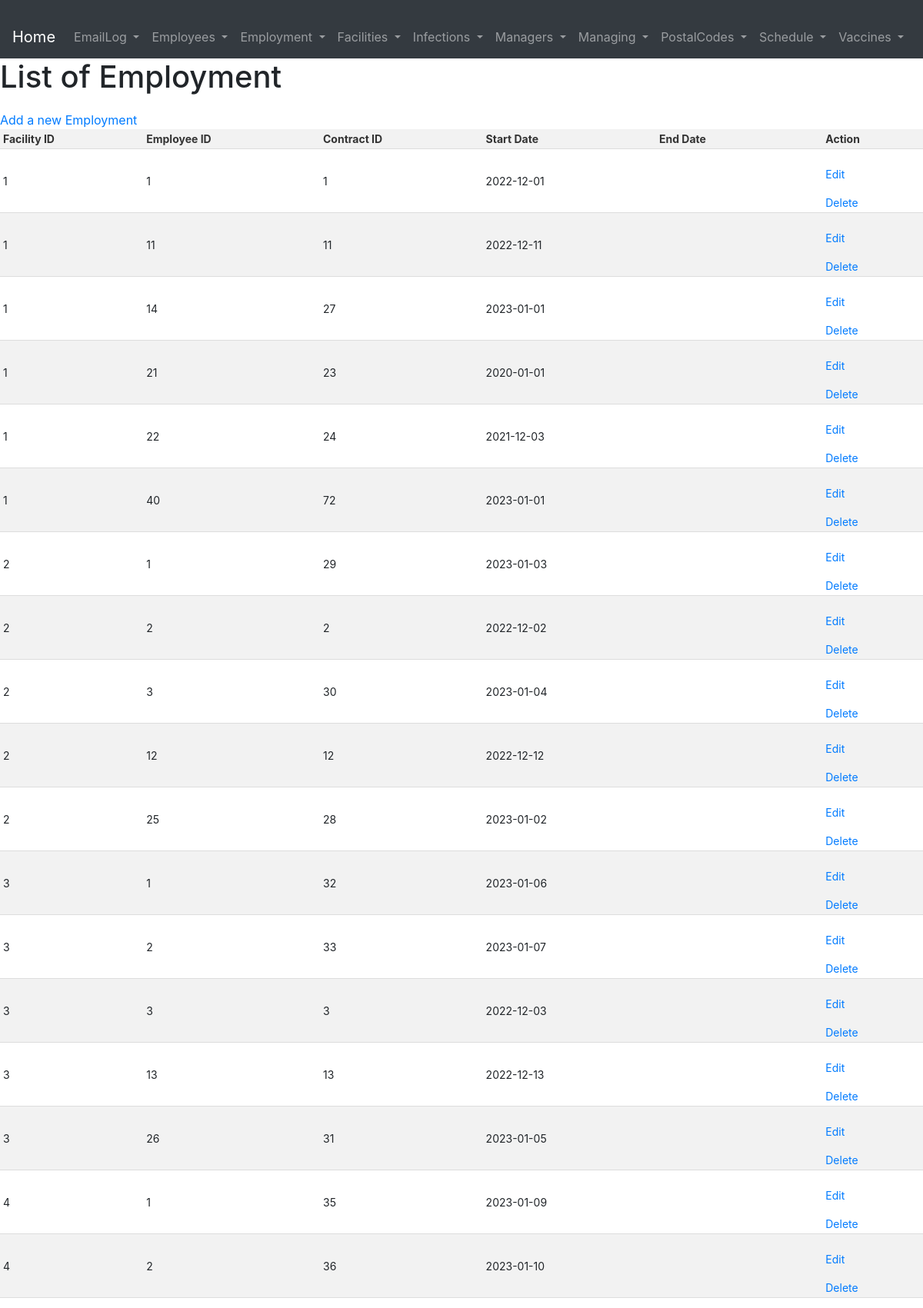
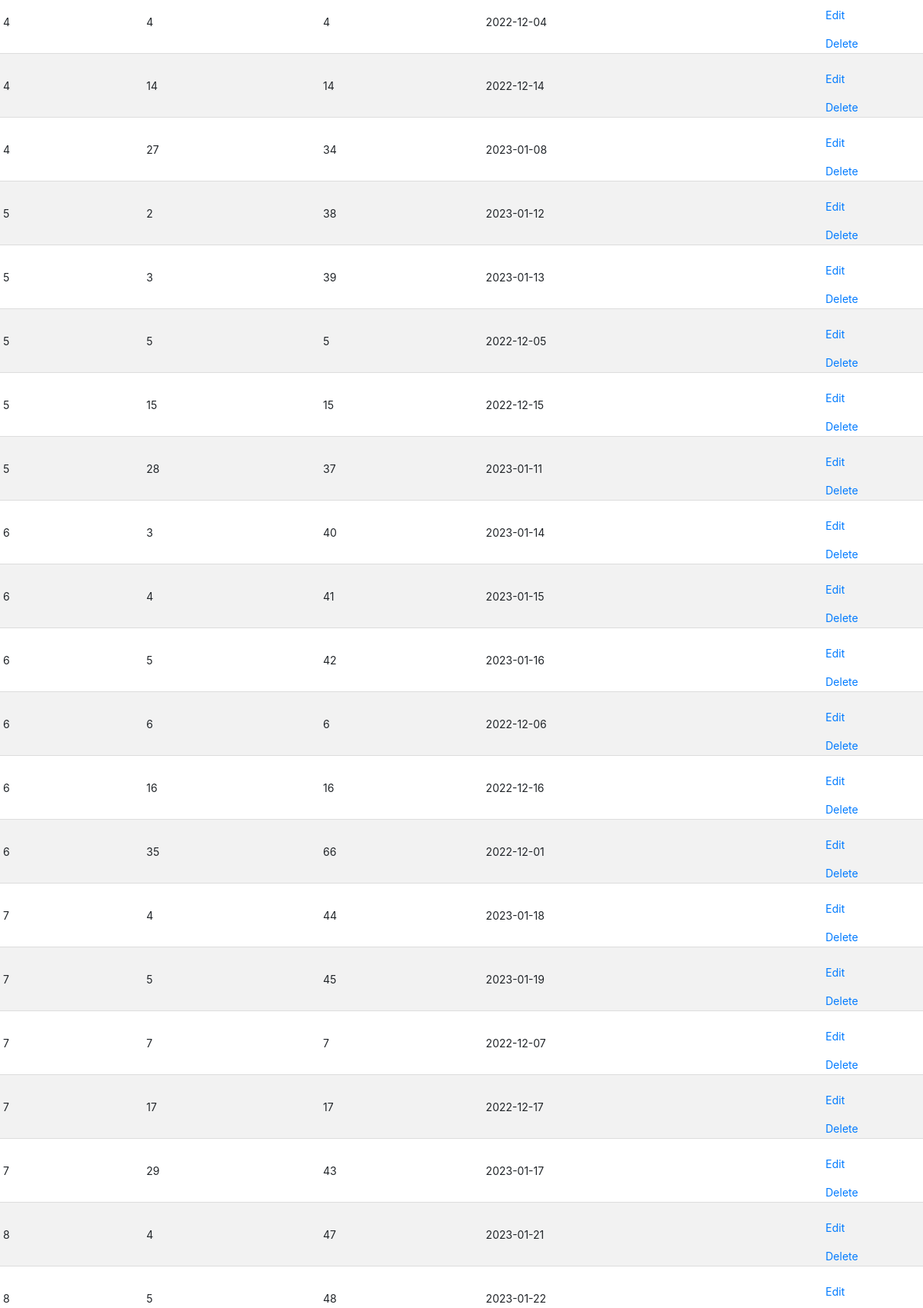
The app's page /pages/Employment/index.php (upper part) with its own data (2 pictures, top to bottom).
### tables this page shows
CREATE TABLE Employment (
  FacilityID INT,
  EmployeeID INT,
  ContractID INT,
  StartDate DATE NOT NULL,
  EndDate DATE,
  PRIMARY KEY (FacilityID, EmployeeID, ContractID),
  FOREIGN KEY (FacilityID) REFERENCES Facilities(FacilityID),
  FOREIGN KEY (EmployeeID) REFERENCES Employees(EmployeeID),
  CHECK (COALESCE(EndDate, '9999-12-31') > StartDate)
);

### pages/Employment/index.php (the view, shortened to what this page needs)
<?php require_once '../../database.php';
    include '../header.php';
$statement = $conn->prepare('SELECT * FROM employment');
$statement->execute();
mysqli_stmt_bind_result($statement, $row['FacilityID'], $row['EmployeeID'], $row['ContractID'], $row['StartDate'], $row['EndDate'])
?>
<!DOCTYPE html>
<html lang="en">
<head>
    <link rel="stylesheet" href="../../pages/style.css">
</head>
<body>
    <h1>List of Employment</h1>
    <a href="./create.php">Add a new Employment</a>
    <table>
        <thead>
            <tr>
                <th>Facility ID</th>
                <th>Employee ID</th>
                <th>Contract ID</th>
                <th>Start Date</th>
                <th>End Date</th>
                <th>Action</th>
            </tr>
        </thead>
        <tbody>
            <?php while (mysqli_stmt_fetch($statement)) {?>
                <tr>
                    <td><?php echo $row['FacilityID'] ?></td>
                    <td><?php echo $row['EmployeeID'] ?></td>
                    <td><?php echo $row['ContractID'] ?></td>
                    <td><?php echo $row['StartDate'] ?></td>
                    <td><?php echo $row['EndDate'] ?></td>
                    <td>
                        <a href="./edit.php?FacilityID=<?php echo $row["FacilityID"] ?>&EmployeeID=<?php echo $row["EmployeeID"] ?>&ContractID=<?php echo $row["ContractID"] ?>">Edit</a>
                        <a href="./delete.php?FacilityID=<?php echo $row["FacilityID"] ?>&EmployeeID=<?php echo $row["EmployeeID"] ?>&ContractID=<?php echo $row["ContractID"] ?>">Delete</a>
                    </td>
                </tr>
            <?php }; ?>
        </tbody>
    </table>
</body>
</html>

### pages/style.css (style rules this page uses)
table { border-collapse: collapse; width: 100%; margin-top: 20px auto; }
th, td { padding: 4px; text-align: left; border-bottom: 1px solid #ddd; font-size: 14px; }
th { background-color: #f2f2f2; color: #333; font-weight: bold; }
tr:nth-child(even) { background-color: #f2f2f2; }
a { display: block; margin-top: 20px; }

### records on screen
employment: FacilityID "1", EmployeeID "1", ContractID "1", StartDate "2022-12-01"
employment: FacilityID "1", EmployeeID "11", ContractID "11", StartDate "2022-12-11"
employment: FacilityID "1", EmployeeID "14", ContractID "27", StartDate "2023-01-01"
employment: FacilityID "1", EmployeeID "21", ContractID "23", StartDate "2020-01-01"
employment: FacilityID "1", EmployeeID "22", ContractID "24", StartDate "2021-12-03"
employment: FacilityID "1", EmployeeID "40", ContractID "72", StartDate "2023-01-01"
employment: FacilityID "2", EmployeeID "1", ContractID "29", StartDate "2023-01-03"
employment: FacilityID "2", EmployeeID "2", ContractID "2", StartDate "2022-12-02"
employment: FacilityID "2", EmployeeID "3", ContractID "30", StartDate "2023-01-04"
employment: FacilityID "2", EmployeeID "12", ContractID "12", StartDate "2022-12-12"
employment: FacilityID "2", EmployeeID "25", ContractID "28", StartDate "2023-01-02"
employment: FacilityID "3", EmployeeID "1", ContractID "32", StartDate "2023-01-06"
employment: FacilityID "3", EmployeeID "2", ContractID "33", StartDate "2023-01-07"
employment: FacilityID "3", EmployeeID "3", ContractID "3", StartDate "2022-12-03"
employment: FacilityID "3", EmployeeID "13", ContractID "13", StartDate "2022-12-13"
employment: FacilityID "3", EmployeeID "26", ContractID "31", StartDate "2023-01-05"
employment: FacilityID "4", EmployeeID "1", ContractID "35", StartDate "2023-01-09"
employment: FacilityID "4", EmployeeID "2", ContractID "36", StartDate "2023-01-10"
employment: FacilityID "4", EmployeeID "4", ContractID "4", StartDate "2022-12-04"
employment: FacilityID "4", EmployeeID "14", ContractID "14", StartDate "2022-12-14"
employment: FacilityID "4", EmployeeID "27", ContractID "34", StartDate "2023-01-08"
employment: FacilityID "5", EmployeeID "2", ContractID "38", StartDate "2023-01-12"
employment: FacilityID "5", EmployeeID "3", ContractID "39", StartDate "2023-01-13"
employment: FacilityID "5", EmployeeID "5", ContractID "5", StartDate "2022-12-05"
employment: FacilityID "5", EmployeeID "15", ContractID "15", StartDate "2022-12-15"
employment: FacilityID "5", EmployeeID "28", ContractID "37", StartDate "2023-01-11"
employment: FacilityID "6", EmployeeID "3", ContractID "40", StartDate "2023-01-14"
employment: FacilityID "6", EmployeeID "4", ContractID "41", StartDate "2023-01-15"
employment: FacilityID "6", EmployeeID "5", ContractID "42", StartDate "2023-01-16"
employment: FacilityID "6", EmployeeID "6", ContractID "6", StartDate "2022-12-06"
employment: FacilityID "6", EmployeeID "16", ContractID "16", StartDate "2022-12-16"
employment: FacilityID "6", EmployeeID "35", ContractID "66", StartDate "2022-12-01"
employment: FacilityID "7", EmployeeID "4", ContractID "44", StartDate "2023-01-18"
employment: FacilityID "7", EmployeeID "5", ContractID "45", StartDate "2023-01-19"
employment: FacilityID "7", EmployeeID "7", ContractID "7", StartDate "2022-12-07"
employment: FacilityID "7", EmployeeID "17", ContractID "17", StartDate "2022-12-17"
employment: FacilityID "7", EmployeeID "29", ContractID "43", StartDate "2023-01-17"
employment: FacilityID "8", EmployeeID "4", ContractID "47", StartDate "2023-01-21"
employment: FacilityID "8", EmployeeID "5", ContractID "48", StartDate "2023-01-22"
